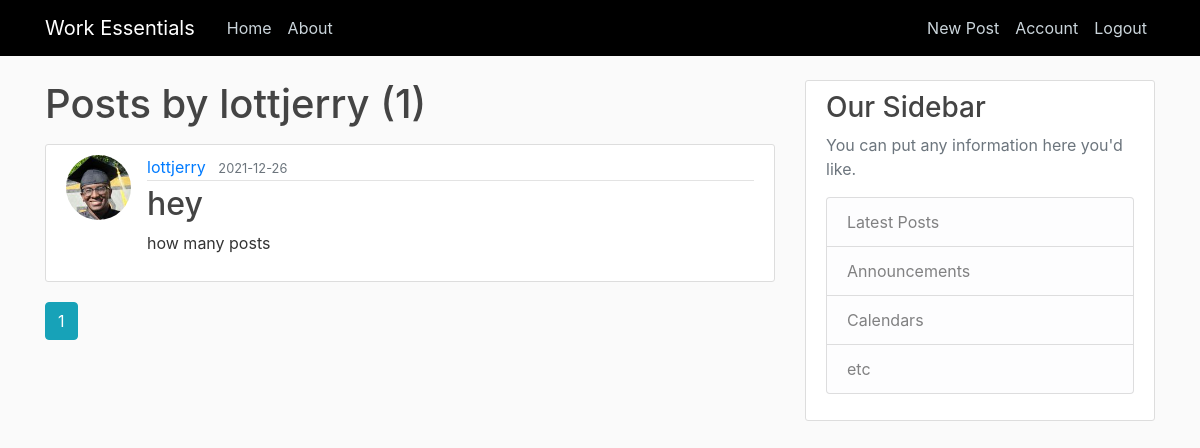
Page /user/lottjerry (signed in) on the committed database.
### workessentials/models.py (models this page shows, shortened)
class User(db.Model, UserMixin):
    id = db.Column(db.Integer, primary_key=True)
    username = db.Column(db.String(20), unique=True, nullable=False)
    email = db.Column(db.String(120), unique=True, nullable=False)
    image_file = db.Column(db.String(20), nullable=False, default='default.jpg')
    password = db.Column(db.String(60), nullable=False)
    posts = db.relationship('Post', backref='author', lazy=True)

class Post(db.Model):
    id = db.Column(db.Integer, primary_key=True)
    title = db.Column(db.String(100), nullable=False)
    date_posted = db.Column(db.DateTime, nullable=False, default=datetime.utcnow)
    content = db.Column(db.Text, nullable=False)
    user_id = db.Column(db.Integer, db.ForeignKey('user.id'), nullable=False)

### workessentials/routes.py (the view)
@app.route("/user/<string:username>")
def user_posts(username):
    page = request.args.get('page', 1, type=int)
    user = User.query.filter_by(username=username).first_or_404()
    posts = Post.query.filter_by(author=user)\
        .order_by(Post.date_posted.desc())\
        .paginate(page=page, per_page=5)
    return render_template('user_posts.html', posts=posts, user=user)

### workessentials/models.py (called while the page is built)
@login_manager.user_loader
def load_user(user_id):
    return User.query.get(int(user_id))

### workessentials/templates/user_posts.html
{% extends "layout.html" %}
{% block content %}
    <h1 class="mb-3">Posts by {{ user.username }} ({{ posts.total }})</h1>
    {% for post in posts.items %}
        <article class="media content-section">
          <img class="rounded-circle article-img" src="{{ url_for('static', filename='profile_pics/' + post.author.image_file) }}">
          <div class="media-body">
            <div class="article-metadata">
              <a class="mr-2" href="{{ url_for('user_posts', username=post.author.username) }}">{{ post.author.username }}</a>
              <small class="text-muted">{{ post.date_posted.strftime('%Y-%m-%d') }}</small>
            </div>
            <h2><a class="article-title" href="{{ url_for('post', post_id=post.id) }}">{{ post.title }}</a></h2>
            <p class="article-content">{{ post.content }}</p>
          </div>
        </article>
    {% endfor %}
    {% for page_num in posts.iter_pages(left_edge=1, right_edge=1, left_current=1, right_current=2) %}
      {% if page_num %}
        {% if posts.page == page_num %}
          <a class="btn btn-info mb-4" href="{{ url_for('user_posts', username=user.username, page=page_num) }}">{{ page_num }}</a>
        {% else %}
          <a class="btn btn-outline-info mb-4" href="{{ url_for('user_posts', username=user.username, page=page_num) }}">{{ page_num }}</a>
        {% endif %}
      {% else %}
        ...
      {% endif %}
    {% endfor %}
{% endblock content %}

### workessentials/static/main.css (style rules this page uses)
body { background: #fafafa; color: #333333; margin-top: 5rem; }
h1, h2, h3, h4, h5, h6 { color: #444444; }
.content-section { background: #ffffff; padding: 10px 20px; border: 1px solid #dddddd; border-radius: 3px; margin-bottom: 20px; }
.article-title { color: #444444; }
.article-content { white-space: pre-line; }
.article-img { height: 65px; width: 65px; margin-right: 16px; }
.article-metadata { padding-bottom: 1px; margin-bottom: 4px; border-bottom: 1px solid #e3e3e3 }

### rows in the picture
User: username "lottjerry"
Post: image_file (picture), author.username "lottjerry", date_posted "2021-12-26", title "hey", content "how many posts"

### other values in the picture
{{ posts.total }} "1"
{{ page_num }} "1"
